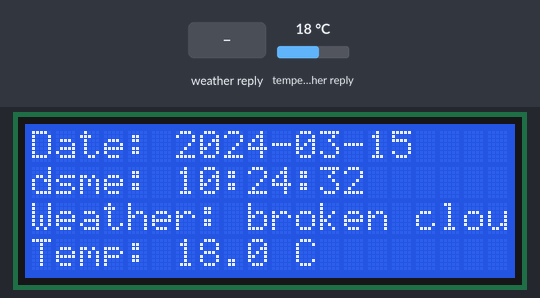
Recording of a sketch running on a simulated ESP8266 (NodeMCU). Parts: 20×4 character LCD. The test bench sets the inputs (shaded band); at power-on: temperature in the weather reply 18 °C. WiFi joins after 1.5 s; servers stay silent unless stated; network time is answered at once with the bench clock; the local clock reads 2024-03-15 10:24:30 at power-on unless the sketch sets it; web services answer with replies made up by the test bench; what the sketch prints to the serial monitor is not drawn.

Above: at 3.3 s.
3.4 s: weather in the web reply set to Clear
At 5.6 s:
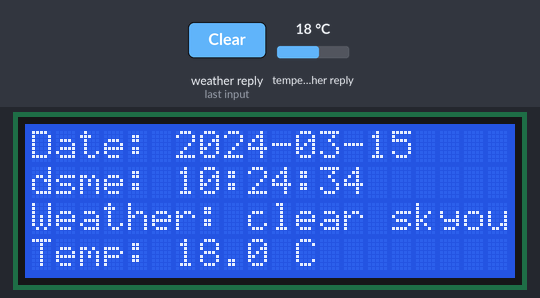
7.9 s: weather in the web reply set to Rain
At 10.5 s:
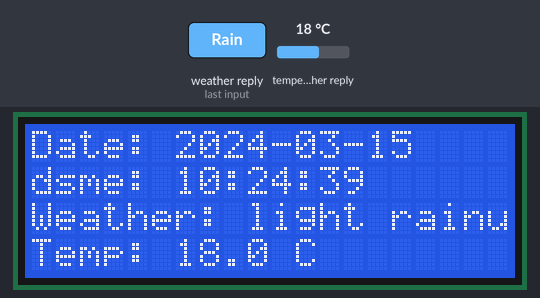
12.4 s: weather in the web reply set to Snow
At 15.3 s:
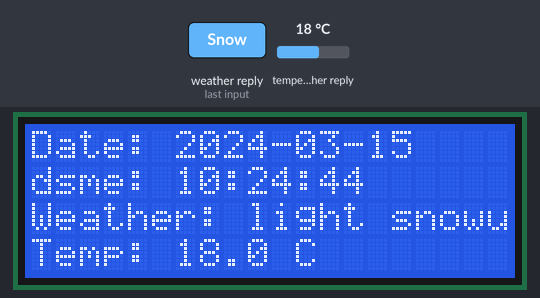
16.9 s: weather in the web reply set to Thunderstorm
At 19.0 s:
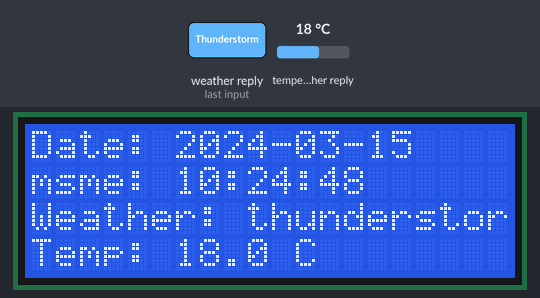
21.4 s: weather in the web reply set to Mist
At 23.8 s:
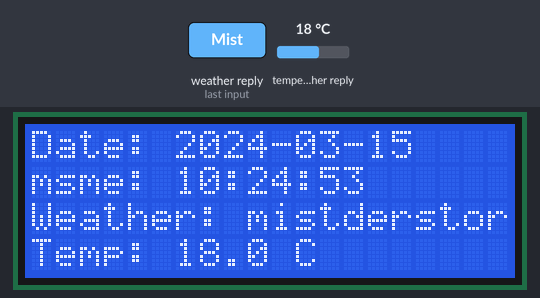
25.9 s: weather in the web reply set to Clear
At 27.9 s:
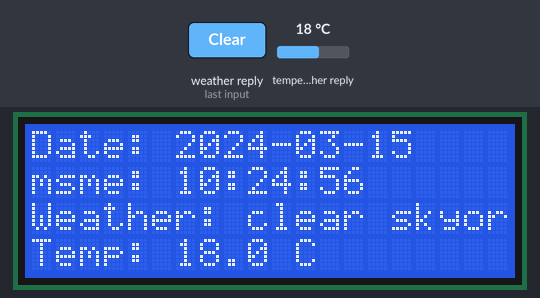
Timing chart, 0 to 29.4 s (numbered marks = the images above; inputs shaded):
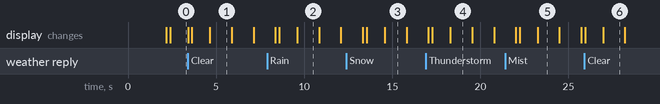

The sketch:

clock_and_date.ino
```cpp
#include <Wire.h>
#include <LiquidCrystal_I2C.h>
#include <ESP8266WiFi.h>
#include <WiFiUdp.h>
#include <NTPClient.h>
#include <ArduinoJson.h>
#include <ESP8266HTTPClient.h>
#include <TimeLib.h>

const char* ssid = "Cgates_BF90";
const char* password = "74097494";
const char* ntpServer = "pool.ntp.org";
const long utcOffsetInSeconds = 7200;

const char* weatherURL = "http://api.openweathermap.org/data/2.5/weather?q=Vilnius,LT&appid=2481208bf97323e600991b6841f7fbc6&units=metric";

WiFiUDP ntpUDP;
NTPClient timeClient(ntpUDP, ntpServer, utcOffsetInSeconds);
unsigned long lastNTPUpdate = 0;

LiquidCrystal_I2C lcd(0x27, 20, 4);

void setup() {
  lcd.init();
  lcd.backlight();

  WiFi.begin(ssid, password);
  while (WiFi.status() != WL_CONNECTED) {
    delay(1000);
    Serial.println("Connecting to WiFi...");
  }

  timeClient.begin();
  timeClient.update();
  setTime(timeClient.getEpochTime()); // set the time using NTPClient's epoch time

  lcd.setCursor(0, 0);
  lcd.print("Date: ");
  lcd.setCursor(6, 0);

  char dateStr[11]; // Buffer to hold formatted date string
  sprintf(dateStr, "%04d-%02d-%02d", year(), month(), day());
  lcd.print(dateStr);

  lcd.setCursor(0, 1);
  lcd.print("Time:   ");
  lcd.setCursor(6, 1);
  lcd.print(timeClient.getFormattedTime());

  lcd.setCursor(0, 2);
  lcd.print("Weather: ");

  lcd.setCursor(0, 3);
  lcd.print("Temp:   ");
}


void loop() {
  if (millis() - lastNTPUpdate >= 3600000) {
    timeClient.update();
    lastNTPUpdate = millis();
  }

  lcd.setCursor(6, 0);
  char dateStr[11];
  sprintf(dateStr, "%04d-%02d-%02d", year(), month(), day());
  lcd.print(dateStr);

  lcd.setCursor(6, 1);
  lcd.print(timeClient.getHours()); // print the hours
  lcd.print(":");
  if (timeClient.getMinutes() < 10) {
    lcd.print("0");
  }
  lcd.print(timeClient.getMinutes()); // print the minutes
  lcd.print(":");
  if (timeClient.getSeconds() < 10) {
    lcd.print("0");
  }
  lcd.print(timeClient.getSeconds()); // print the seconds

  WiFiClient client;
  HTTPClient http;
  http.begin(client, weatherURL);

  int httpCode = http.GET();
  String payload = http.getString();

  float temp = 0.0;
  String description = "";
  if (httpCode == HTTP_CODE_OK) {
    DynamicJsonDocument doc(1024);
    DeserializationError error = deserializeJson(doc, payload);
    if (!error) {
      temp = doc["main"]["temp"].as<float>();
      description = doc["weather"][0]["description"].as<String>();

      lcd.setCursor(9, 2);
      lcd.print(description);

      lcd.setCursor(6, 3);
      lcd.print(String(temp, 1));
      lcd.print(" C    ");
    }
  }

  delay(1000);
}
```

Measured:
- after the input at 3.4 s, the display: first differs from a run without the input after 0.23 s (image 1 shows a later state)
- after the input at 7.9 s, the display: first differs from a run without the input after 0.69 s (image 2 shows a later state)
- after the input at 12.4 s, the display: first differs from a run without the input after 1.2 s (image 3 shows a later state)
- after the input at 16.9 s, the display: first differs from a run without the input after 0.37 s (image 4 shows a later state)
- after the input at 21.4 s, the display: first differs from a run without the input after 0.84 s (image 5 shows a later state)
- after the input at 25.9 s, the display: first changes after 0.05 s (image 6 shows a later state)
- what the display in image 1 shows lasts 1.3 s, from 4.6 s to 5.9 s
